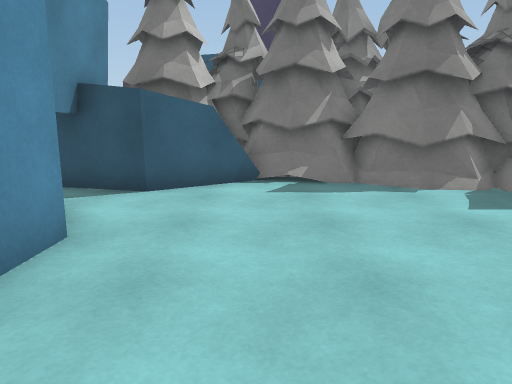
View 1 (above)

18 first-person views from a walk through a 3-D level made in the Unity game engine. The camera is 1.3 m above the floor, tilts 10° down and sees 70° across. The floor is counted in squares, 1 m on a side. Each view is taken from the middle of a square. On the plan, view 1 faces up. The plan holds only what a view shows up to about 15 squares ahead; the rest is blank. The place goes on beyond the plan. Surface patterns are stand-ins for the level's own textures.

View 2
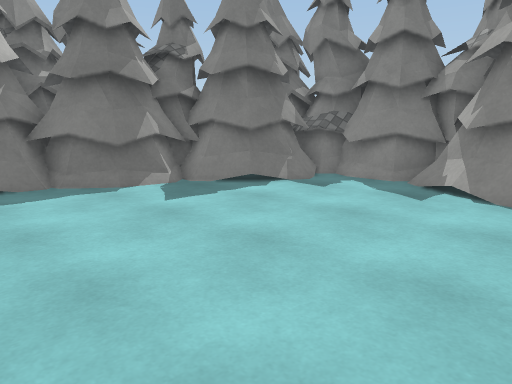

View 3
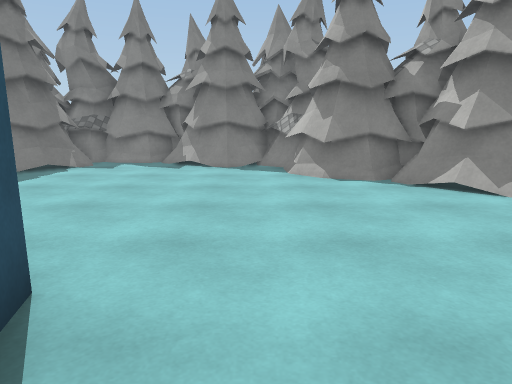

View 4
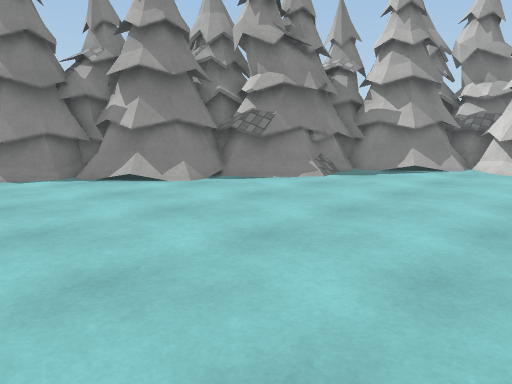

View 5
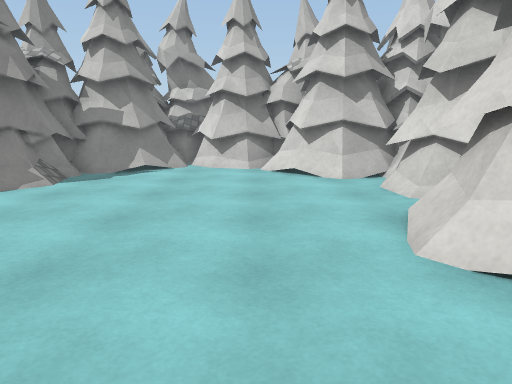

View 6
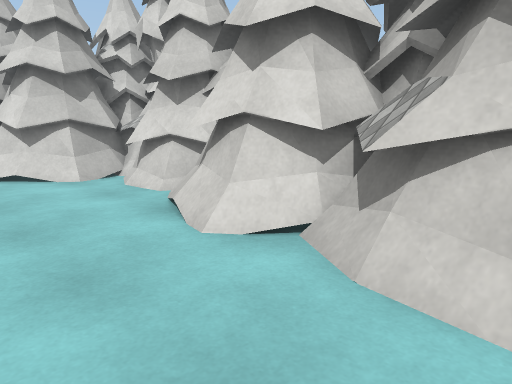

View 7
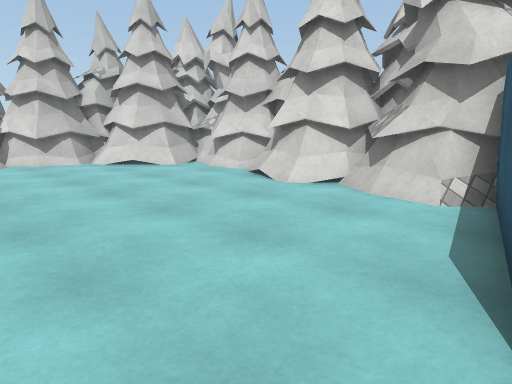

View 8
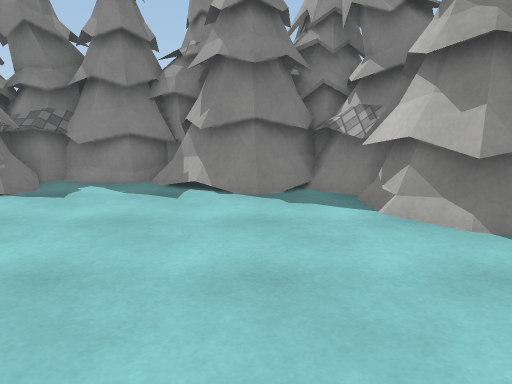

View 9
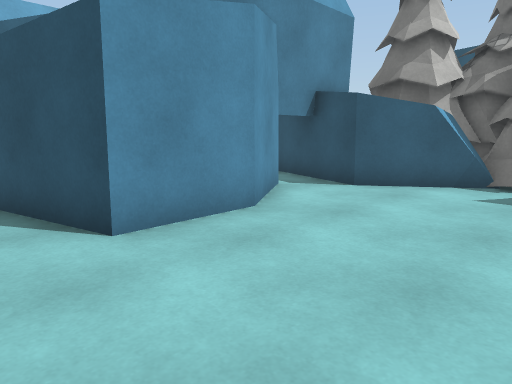

View 10
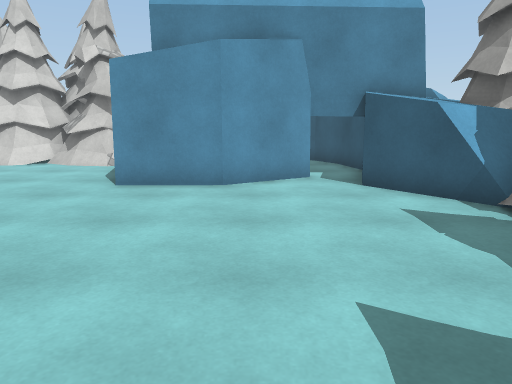

View 11
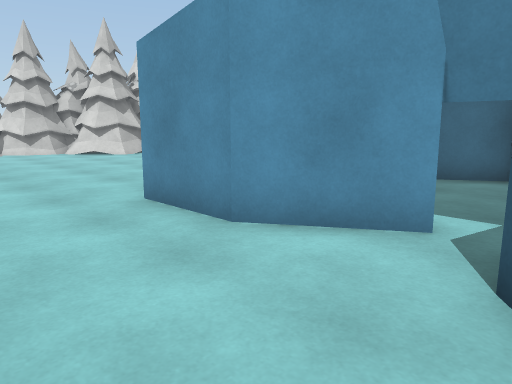

View 12
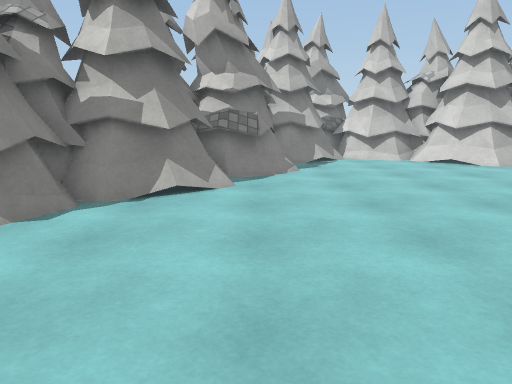

View 13
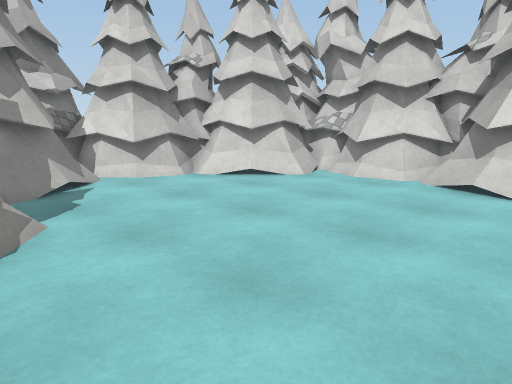

View 14
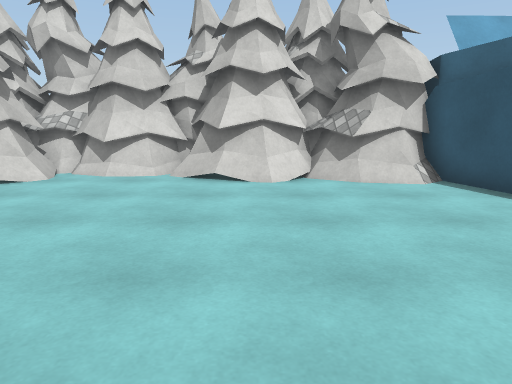

View 15
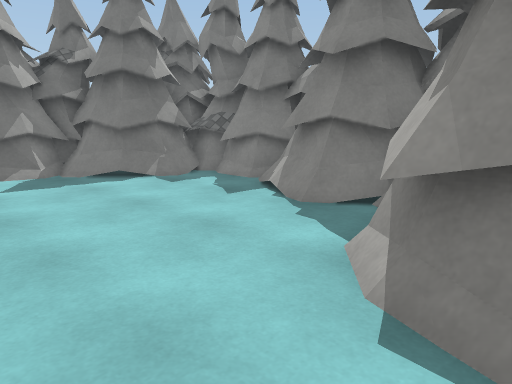

View 16
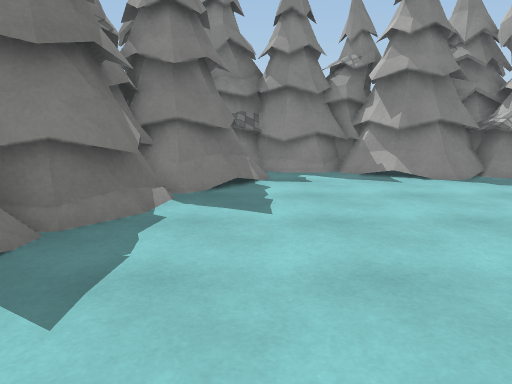

View 17
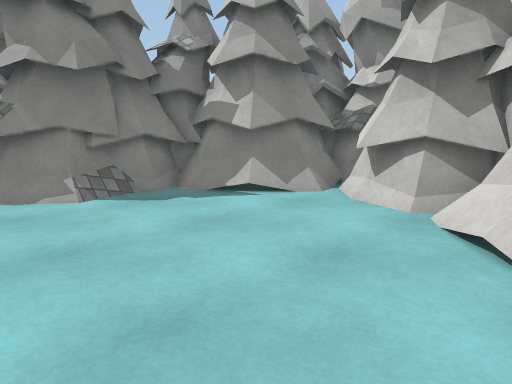

View 18
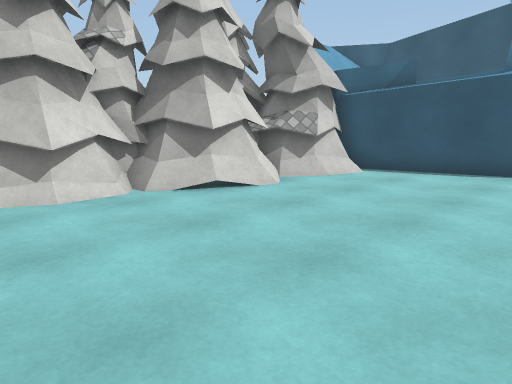

### Floor plan
Key: @ floor where view 1 was taken; # wall or solid block; . floor; T tree; O other object.
Columns run from 10 left of view 1 to 11 right of it. Each row starts with its distance up from view 1.
 11        TTTT  TT T
 10         ##TTT  TTT TT
  9         ###TTT# TT T
  8   ########...TTTT#  TT
  7  O....#.........TTTTT
  6 O#....##.........TTTTT
  5  O...O #...........T#
  4     O  ##..........TTT
  3        ##..........TT
  2       ###.........TTTT
  1   TOOO#...........T
  0   #T......@.......TTTT
 -1 TTTT............TTTTTT
 -2 TTTT...........T#T# TT
 -3 T#T...........TT
 -4  #TT.........TTTT  TT
 -5 T#TT........TT#T
 -6 TTT.........T##TT
 -7 TTT........TTTT
 -8  #T.......TTTT
 -9 TTT.......TTTT
-10 TTTT......TT
-11 TT#TT....TTTT
-12  T  TTT.TT#T
-13 TT TT#TTT  TT
-14   TTT  TTTT
-15       TTTTT

Where each view was taken, in squares from view 1:
view 1: 0 up, 0 right, facing up
view 2: 0 up, 0 right, facing up-right
view 3: 0 up, 5 left, facing right
view 4: 0 up, 6 left, facing down-right
view 5: 0 up, 5 left, facing down
view 6: 0 up, 4 left, facing down-left
view 7: 2 up, 0 right, facing down-left
view 8: 1 up, 0 right, facing right
view 9: 0 up, 2 right, facing up-left
view 10: 5 up, 6 right, facing left
view 11: 8 up, 1 right, facing down-left
view 12: 3 up, 1 right, facing down
view 13: 3 down, 1 right, facing down-left
view 14: 4 down, 2 right, facing left
view 15: 3 down, 2 right, facing up-right
view 16: 6 up, 2 left, facing right
view 17: 6 down, 7 left, facing down-right
view 18: 10 down, 1 left, facing up-left
